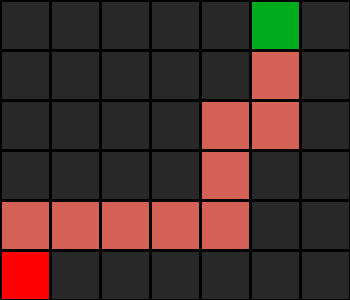

Write Python code to recreate this figure.
import sys

# Intialize node for graph
class Node():
    def __init__(self, state, parent, action):
        self.state = state              # coordinate of the node
        self.parent = parent
        self.action = action            # moving direction 

# Initilize queue frontier for BFS
class StackFrontier():
    def __init__(self):
        # Create an empty list to store the frontier
        self.frontier = []

    # Add new node to frontier
    def add(self, node):
        self.frontier.append(node)

    # Check if frontier contains node
    def contains_state(self, state):
        return any(node.state == state for node in self.frontier)

    # Check if frontier list is empty
    def empty(self):
        return len(self.frontier) == 0

    # Remove a node from frontier list
    def remove(self):
        if self.empty():
            raise Exception("Empty frontier")
        else:
            # Retrieve last node in frontier list
            node = self.frontier[-1]
            self.frontier = self.frontier[:-1]
            return node

# Initialize stack frontier for DFS
class QueueFrontier(StackFrontier):
    def remove(self):
        if self.empty():
            raise Exception("Empty frontier")
        else:
            # Retrieve first node in frontier list
            node = self.frontier[0]
            self.frontier = self.frontier[1:]
            return node

# Initialize class for maze
class Maze():
    # Construct maze with maze width/height, walls, start and goal point, solution bool
    def __init__(self, filename):
        # Read file and set up the maze
        with open(filename) as f:
            contents = f.read()
        
        # Check if start point and goal point are valid
        if contents.count("A") != 1:
            raise Exception("Maze needs to have exactly one start point")
        if contents.count("B") != 1:
            raise Exception("Maze needs to have exactly one goal point")
        
        # Determine height and width of maze
        # Converting txt file as a list of splitted elements (maze row)
        contents = contents.splitlines()
        self.height = len(contents)
        self.width = max(len(line) for line in contents)

        # Keep track of obstacles
        self.walls = []
        for i in range(self.height):
            row = []
            for j in range(self.width):
                try:
                    if contents[i][j] == "A":
                        self.start = (i, j)
                        row.append(False)
                    elif contents[i][j] == "B":
                        self.goal = (i, j)
                        row.append(False)
                    elif contents[i][j] == " ":
                        row.append(False)
                    else:
                        row.append(True)
                except IndexError:
                    row.append(False)
                
            self.walls.append(row)
        # Create a list to store solution node
        self.solution = None

    # Print out solution
    def print_path(self):
        solution = self.solution[1] if self.solution is not None else None
        print()

        for i, row in enumerate(self.walls):
            for j, col in enumerate(row):
                if col:
                    print("█", end="")
                elif (i,j) == self.start:
                    print("A", end="")
                elif (i,j) == self.goal:
                    print("B", end="")
                elif solution is not None and (i,j) in solution:
                    print("*", end="")
                else:
                    print(" ", end="")
            print()
        print()

    # Adding neighbour node to explored table
    def neighbours(self,state):
        row, col = state

        # Store the coordinate of neighbour node [actions, (row, column)]
        candidates = [
            ("up", (row - 1, col)),
            ("down", (row + 1, col)),
            ("left", (row, col - 1)),
            ("right", (row, col + 1))
        ]

        # Store all accessible node to a neighbour table
        result = []
        for action, (row, column) in candidates:
            # If node is accessible to build a path
            if (0 <= row < self.height) and (0 <= column < self.width) and not self.walls[row][column]:
                result.append((action, (row,column)))
        return result

    # Find solution to maze
    def solve(self):
        
        # Keep track of number of states that has been explored
        self.num_explored = 0

        # Initialize frontier and add the starting/root node
        start = Node(state = self.start, parent=None, action=None)
        frontier = StackFrontier()
        frontier.add(start)

        # Initialize empty explored set
        self.explored = set()

        while True:
            # Check if frontier is empty
            if frontier.empty():
                raise Exception("No solution found")

            # Retrieve one node from frontier
            node = frontier.remove()
            self.num_explored += 1

            # Check if node is goal
            if node.state == self.goal:
                actions = []
                cells = []
                # Store all the node and its state in path solution
                while node.parent is not None:
                    actions.append(node.action)
                    cells.append(node.state)
                    node = node.parent
                
                # Create a route from start point to goal
                actions.reverse()
                cells.reverse()
                self.solution = (actions, cells)
                return None

            # Mark node as explored
            self.explored.add(node.state)

            # Add node's neighbor to frontier
            for action, state in self.neighbours(node.state):
                if not frontier.contains_state(state) and state not in self.explored:
                    child = Node(state = state, parent = node, action = action)
                    frontier.add(child)

    # Draw solution as an image
    # show_solution: show the path to goal after searching
    # show_explore: show all the node that the algorithm has itterated through
    def output_image(self, filename, show_solution = True, show_explore = False):
        from PIL import Image, ImageDraw
        cell_size = 50
        cell_border = 2

        # Create blank canvas
        img = Image.new (
            "RGBA",
            (self.width * cell_size, self.height * cell_size),
            "black"
        )
        draw = ImageDraw.Draw(img)
        
        # solution = self.solution[1] if self.solution is not None else None
        for i, row in enumerate(self.walls):
            for j, col in enumerate(row):
                
                # Fill color for walls
                if col:
                    fill = (40,40,40)
                
                # Start point
                elif (i,j) == self.start:
                    fill = (255, 0, 0)
                
                # Goal point
                elif (i,j) == self.goal:
                    fill = (0, 171, 28)

                # Solution
                elif show_solution and self.solution is not None and (i, j) in self.solution:
                    fill = (220, 235, 113)

                # Explored node
                elif show_explore and self.solution is not None and (i,j) in self.explored:
                    fill = (212, 97, 85)

                # Empty cell
                else:
                    fill = (237, 240, 252)

                # Draw cell
                draw.rectangle(
                    ([
                        (j * cell_size + cell_border, i * cell_size + cell_border),
                        ( (j + 1) * cell_size - cell_border, (i + 1) * cell_size - cell_border)
                    ]),
                    fill = fill
                )

        img.save(filename)
        print("Picture saved sucessfully")

if __name__ == '__main__':
    # If the arguments is not passed correctly
    if len(sys.argv) != 2:
        sys.exit("Usage: python maze.py maze.txt")

    m = Maze(sys.argv[1])
    
    print("Maze: ")
    m.print_path()
    
    print("Solving maze")
    m.solve()
    print("States Explored:", m.num_explored)
    print("Solution: ")
    m.print_path()

    m.output_image("maze.png", show_explore=True)
    